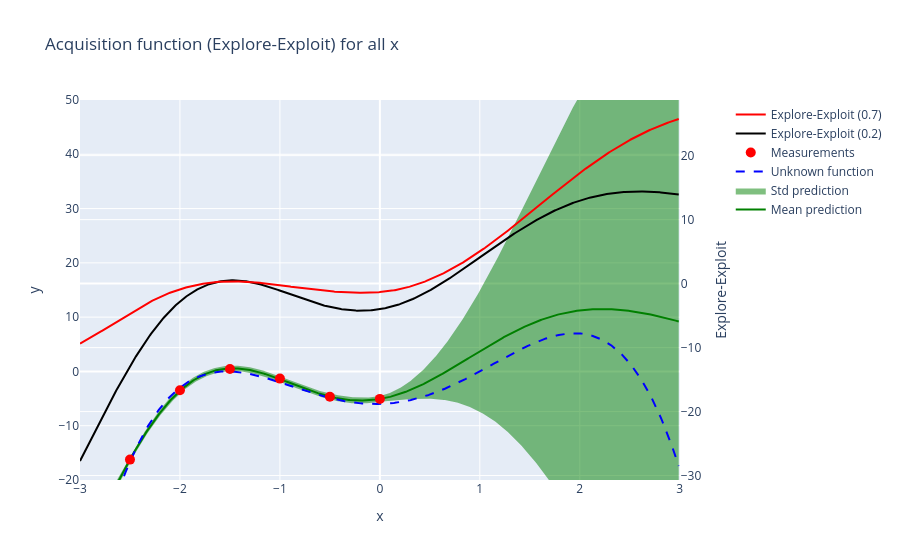

The notebook cell this image was saved under:
### Code cell
#@title Plot the explore-exploit acquisition function
# Plot acquisition function (EE)
fig = make_subplots(specs=[[{"secondary_y": True}]])
fig.add_trace(go.Scatter(x=xgrid,y=ypred[1,:],mode='lines', line=dict(width=2,color='green'),name='Mean prediction'))
fig.add_trace(go.Scatter(x=xgrid,y=ypred[0,:],mode='lines', line=dict(width=0,color='green'),showlegend=False))
fig.add_trace(go.Scatter(x=xgrid,y=ypred[2,:],mode='lines', line=dict(width=0,color='green'),fill='tonexty',name='Std prediction'))
fig.add_trace(go.Scatter(x=xgrid,y=fgrid,mode='lines',line=dict(dash='dash',color='blue'),name='Unknown function'))
fig.add_trace(go.Scatter(x=xpoints,y=ypoints,mode='markers',marker=dict(size=10,color='red'),name='Measurements'))
fig.add_trace(go.Scatter(x=xgrid,y=eegrid1,mode='lines',line=dict(color='black'),name=f'Explore-Exploit ({KAPPA1})'),secondary_y=True)
fig.add_trace(go.Scatter(x=xgrid,y=eegrid2,mode='lines',line=dict(color='red'),name=f'Explore-Exploit ({KAPPA2})'),secondary_y=True)
fig.update_xaxes(range=[-3, 3])
fig.update_yaxes(range=[-20, 50], secondary_y=False)
fig.update_yaxes( secondary_y=True,title_text="Explore-Exploit")
fig.update_layout(title="Acquisition function (Explore-Exploit) for all x",xaxis_title="x",yaxis_title="y")
fig.show()

### Figure 1 — Plotly figure (JSON) as saved in the notebook; plotly's stock layout.template omitted (floating-point values rounded to 4 significant figures; data arrays with more than 128 entries replaced by an {"elided": "..."} marker saying what was removed)
{"data": [{"line": {"color": "green", "width": 2}, "mode": "lines", "name": "Mean prediction", "type": "scatter", "x": {"elided": "600 float values"}, "y": {"elided": "600 float values"}}, {"line": {"color": "green", "width": 0}, "mode": "lines", "showlegend": false, "type": "scatter", "x": {"elided": "600 float values"}, "y": {"elided": "600 float values"}}, {"fill": "tonexty", "line": {"color": "green", "width": 0}, "mode": "lines", "name": "Std prediction", "type": "scatter", "x": {"elided": "600 float values"}, "y": {"elided": "600 float values"}}, {"line": {"color": "blue", "dash": "dash"}, "mode": "lines", "name": "Unknown function", "type": "scatter", "x": {"elided": "600 float values"}, "y": {"elided": "600 float values"}}, {"marker": {"color": "red", "size": 10}, "mode": "markers", "name": "Measurements", "type": "scatter", "x": [-2.5, -2.0, -1.5, -1.0, -0.5, 0.0], "y": [-16.25, -3.461, 0.4348, -1.322, -4.668, -5.062]}, {"line": {"color": "black"}, "mode": "lines", "name": "Explore-Exploit (0.2)", "type": "scatter", "x": {"elided": "600 float values"}, "xaxis": "x", "y": {"elided": "600 float values"}, "yaxis": "y2"}, {"line": {"color": "red"}, "mode": "lines", "name": "Explore-Exploit (0.7)", "type": "scatter", "x": {"elided": "600 float values"}, "xaxis": "x", "y": {"elided": "600 float values"}, "yaxis": "y2"}], "layout": {"title": {"text": "Acquisition function (Explore-Exploit) for all x"}, "xaxis": {"anchor": "y", "domain": [0.0, 0.94], "range": [-3, 3], "title": {"text": "x"}}, "yaxis": {"anchor": "x", "domain": [0.0, 1.0], "range": [-20, 50], "title": {"text": "y"}}, "yaxis2": {"anchor": "x", "overlaying": "y", "side": "right", "title": {"text": "Explore-Exploit"}}}}
